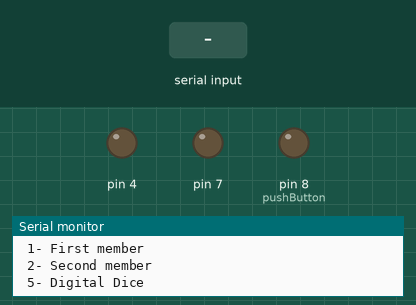
Recording of a sketch running on a simulated Arduino Uno, built with avr-gcc and run on an emulated ATmega328P. On the bench: output pins drawn as LEDs (lit = HIGH), the last lines printed to the serial monitor. Dashed ring = blinking. The test bench sets the inputs (shaded band). Random numbers use the default seed unless the sketch sets one.

Above: at 1.2 s.
1.3 s: "1" received over Serial
At 5.4 s:
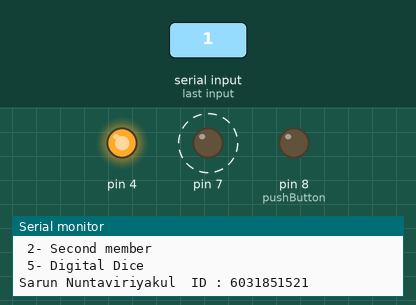
At 10.06 s:
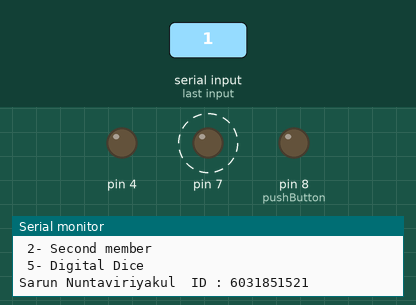
Timing chart, 0 to 13.3 s (numbered marks = the images above; inputs shaded):
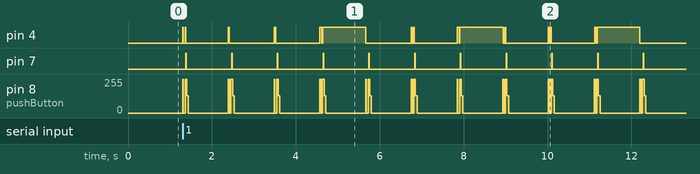

Measured:
- after the input at 1.3 s, pin 7: alternates HIGH for 0.01 s and LOW for 1.1 s, starting after 0.08 s; pin 8 (pushButton): 0/255 → 255/255 at once, then repeats every 1.1 s: 0/255 0.04 s, 255/255 0.04 s, 128/255 0.04 s, 0/255 0.95 s, 255/255 0.02 s

The sketch:

sketch_feb05e.ino
```cpp
const int pushButton=8;

void setup(){
    Serial.begin(9600);
    pinMode(pushButton,INPUT_PULLUP);
    extPortInit();
     randomSeed(analogRead(0));

    menu();
}
int readData=0;

const int max=11;
int dig[max][8]={
  {LOW,LOW,LOW,LOW,LOW,LOW,HIGH,HIGH},          //0
  {HIGH,LOW,LOW,HIGH,HIGH,HIGH,HIGH,HIGH},      //1
  {LOW,LOW,HIGH,LOW,LOW,HIGH,LOW,HIGH},         //2
  {LOW,LOW,LOW,LOW,HIGH,HIGH,LOW,HIGH},         //3
  {HIGH,LOW,LOW,HIGH,HIGH,LOW,LOW,HIGH},        //4
   {LOW,HIGH,LOW,LOW,HIGH,LOW,LOW,HIGH},        //5
  {LOW,HIGH,LOW,LOW,LOW,LOW,LOW,HIGH},          //6
  {LOW,LOW,LOW,HIGH,HIGH,HIGH,HIGH,HIGH},       //7
  {LOW,LOW,LOW,LOW,LOW,LOW,LOW,HIGH},           //8
  {LOW,LOW,LOW,HIGH,HIGH,LOW,LOW,HIGH},          //9
  {HIGH,HIGH,HIGH,HIGH,HIGH,HIGH,LOW,HIGH}     //-
};

int std1[max][8]={
  {LOW,HIGH,LOW,LOW,LOW,LOW,LOW,HIGH},        //6
  {LOW,LOW,LOW,LOW,LOW,LOW,HIGH,HIGH},      //0
  {LOW,LOW,LOW,LOW,HIGH,HIGH,LOW,HIGH},        //3
{HIGH,LOW,LOW,HIGH,HIGH,HIGH,HIGH,HIGH},      //1
  {LOW,LOW,LOW,LOW,LOW,LOW,LOW,HIGH},      //8
  {LOW,HIGH,LOW,LOW,HIGH,LOW,LOW,HIGH},      //5
  {HIGH,LOW,LOW,HIGH,HIGH,HIGH,HIGH,HIGH},      //1
   {LOW,HIGH,LOW,LOW,HIGH,LOW,LOW,HIGH},      //5
  {LOW,LOW,HIGH,LOW,LOW,HIGH,LOW,HIGH},      //2
 {HIGH,LOW,LOW,HIGH,HIGH,HIGH,HIGH,LOW}    //1
};

int std2[max][8]={
  {LOW,HIGH,LOW,LOW,LOW,LOW,LOW,HIGH},        //6
  {LOW,LOW,LOW,LOW,LOW,LOW,HIGH,HIGH},      //0
  {LOW,LOW,LOW,LOW,HIGH,HIGH,LOW,HIGH},        //3
{HIGH,LOW,LOW,HIGH,HIGH,HIGH,HIGH,HIGH},      //1
  {LOW,LOW,LOW,LOW,LOW,LOW,LOW,HIGH},      //8
  {LOW,LOW,LOW,LOW,HIGH,HIGH,LOW,HIGH},        //3
    {LOW,LOW,LOW,LOW,LOW,LOW,LOW,HIGH},      //8
   {HIGH,LOW,LOW,HIGH,HIGH,LOW,LOW,HIGH},        //4
  {LOW,LOW,HIGH,LOW,LOW,HIGH,LOW,HIGH},      //2
 {HIGH,LOW,LOW,HIGH,HIGH,HIGH,HIGH,LOW}    //1
};

int dice=random(1,7);

void loop(){


    if (Serial.available()>0)
        {
         readData=Serial.read();

        switch (readData)
          {
            case 49:
               Serial.println("Sarun Nuntaviriyakul  ID : 6031851521");
               for (int i=0;i<max;i++)
                     {
                      extPortWrite(std1[i]);
                     delay(1000);
                     }

          break;

           case 50:
                Serial.println("Rhach Roongnirandon ID : 6031838421");
                for (int i=0;i<max;i++)
                     {
                     extPortWrite(std2[i]);
                     delay(1000);
                     }

          break;

          case  53:
              dice=random(1,7);
              extPortWrite(dig[dice]);


         break;

        default :
        extPortWrite(dig[10]);
          }
        }
}

void menu(){
   Serial.println("Exercise 5 : Multi-functions program");
   Serial.println("\nPlease select your function.");
   Serial.println(" 1- First member");
   Serial.println(" 2- Second member");
   Serial.println(" 5- Digital Dice");
   Serial.println("");
}
```

ExtPort.ino
```cpp
void extPortInit(){
  pinMode(4,OUTPUT);
  pinMode(7,OUTPUT);
  pinMode(8,OUTPUT);
  digitalWrite(8,0);
  digitalWrite(7,0);
}

void extPortWrite(int *data){
  for (int i=0;i<8;i++) {
    digitalWrite(4,data[7-i]);
    digitalWrite(8,HIGH);
    delay(10);
    digitalWrite(8,LOW);
  }
   digitalWrite(7,HIGH);
   delay(10);
   digitalWrite(7,LOW);


}
```
